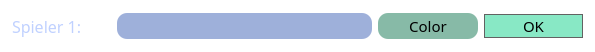
    <widget class="QFrame" name="frameSpieler1">
     <property name="geometry">
      <rect>
       <x>10</x>
       <y>290</y>
       <width>595</width>
       <height>52</height>
      </rect>
     </property>
     <property name="minimumSize">
      <size>
       <width>595</width>
       <height>52</height>
      </size>
     </property>
     <property name="styleSheet">
      <string notr="true">background-color: rgba(255, 255, 255, 0);</string>
     </property>
     <property name="frameShape">
      <enum>QFrame::StyledPanel</enum>
     </property>
     <property name="frameShadow">
      <enum>QFrame::Raised</enum>
     </property>
     <layout class="QHBoxLayout" name="horizontalLayout_3">
      <item>
       <widget class="QLabel" name="labelPlayerEntry">
        <property name="font">
         <font>
          <family>Yu Gothic UI Semilight</family>
          <pointsize>12</pointsize>
         </font>
        </property>
        <property name="styleSheet">
         <string notr="true">color: rgb(192, 209, 255);</string>
        </property>
        <property name="text">
         <string>Spieler 1: </string>
        </property>
       </widget>
      </item>
      <item>
       <widget class="QLineEdit" name="lineEditPlayerEntry">
        <property name="sizePolicy">
         <sizepolicy hsizetype="Fixed" vsizetype="Fixed">
          <horstretch>0</horstretch>
          <verstretch>0</verstretch>
         </sizepolicy>
        </property>
        <property name="minimumSize">
         <size>
          <width>255</width>
          <height>26</height>
         </size>
        </property>
        <property name="font">
         <font>
          <family>Yu Gothic UI Semilight</family>
          <pointsize>11</pointsize>
         </font>
        </property>
        <property name="styleSheet">
         <string notr="true">QLineEdit {
	border-radius: 10px;
	background-color: rgb(158, 176, 218);
}</string>
        </property>
        <property name="alignment">
         <set>Qt::AlignCenter</set>
        </property>
        <property name="clearButtonEnabled">
         <bool>false</bool>
        </property>
       </widget>
      </item>
      <item>
       <widget class="QPushButton" name="pushButtonPlayerColor">
        <property name="minimumSize">
         <size>
          <width>80</width>
          <height>26</height>
         </size>
        </property>
        <property name="font">
         <font>
          <family>Yu Gothic UI Semilight</family>
          <pointsize>11</pointsize>
         </font>
        </property>
        <property name="styleSheet">
         <string notr="true">QPushButton {
	
	background-color: rgb(135, 186, 167);
	border-radius: 10px;
}</string>
        </property>
        <property name="text">
         <string>Color</string>
        </property>
       </widget>
      </item>
      <item>
       <widget class="QPushButton" name="pushButtonPlayerReturn">
        <property name="minimumSize">
         <size>
          <width>40</width>
          <height>24</height>
         </size>
        </property>
        <property name="font">
         <font>
          <family>Yu Gothic UI Semilight</family>
          <pointsize>11</pointsize>
         </font>
        </property>
        <property name="styleSheet">
         <string notr="true">QPushButton {
	background-color: rgb(136, 232, 197);
	border-width: 1px;
	border-style: solid;
	border-color:  rgb(98, 98, 98);
}
</string>
        </property>
        <property name="text">
         <string>OK</string>
        </property>
       </widget>
      </item>
     </layout>
    </widget>
